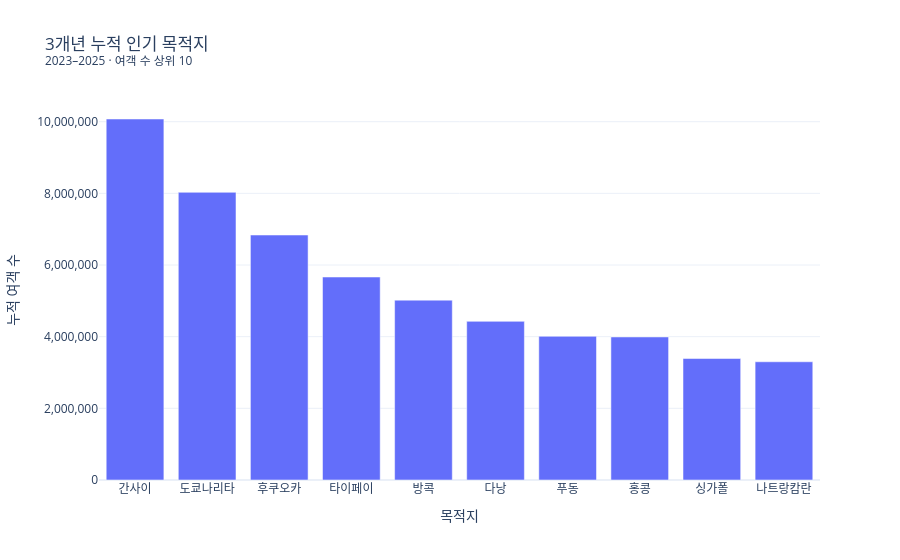

Notebook cell for this chart:
### Code cell
fig=px.bar(x=cum.index,y=cum.values,
           title=chart_title('3개년 누적 인기 목적지','여객 수 상위 10'),
           labels={'x':'목적지','y':'누적 여객 수'},template=PLOTLY_TEMPLATE)
fig.update_yaxes(tickformat=',')
fig.show()

### Figure 1 — Plotly figure (JSON) as saved in the notebook; plotly's stock layout.template omitted (floating-point values rounded to 4 significant figures)
{"data": [{"hovertemplate": "목적지=%{x}<br>누적 여객 수=%{y}<extra></extra>", "legendgroup": "", "marker": {"color": "#636efa", "pattern": {"shape": ""}}, "name": "", "orientation": "v", "showlegend": false, "textposition": "auto", "type": "bar", "x": ["간사이", "도쿄나리타", "후쿠오카", "타이페이", "방콕", "다낭", "푸동", "홍콩", "싱가폴", "나트랑캄란"], "xaxis": "x", "y": [10070000.0, 8029000.0, 6837000.0, 5665000.0, 5020000.0, 4428000.0, 4010000.0, 3992000.0, 3390000.0, 3300000.0], "yaxis": "y"}], "layout": {"barmode": "relative", "legend": {"tracegroupgap": 0}, "title": {"text": "3개년 누적 인기 목적지<br><sup>2023–2025 · 여객 수 상위 10</sup>"}, "xaxis": {"anchor": "y", "domain": [0.0, 1.0], "title": {"text": "목적지"}}, "yaxis": {"anchor": "x", "domain": [0.0, 1.0], "tickformat": ",", "title": {"text": "누적 여객 수"}}}}
